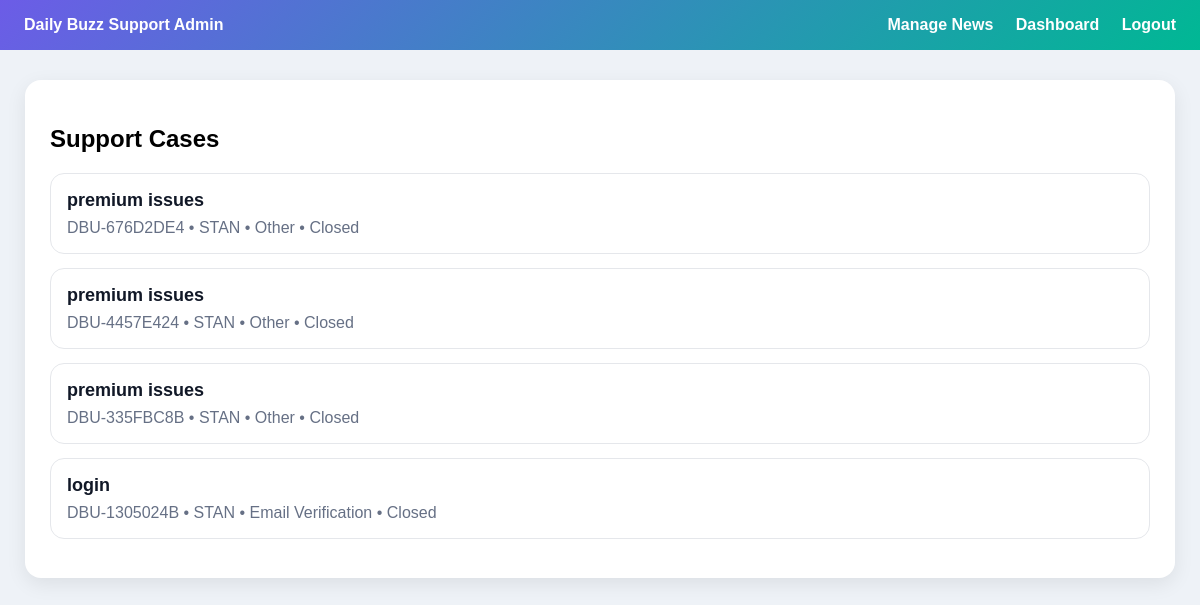
Screenshot of /dashboard/admin/support/ (signed in) with the database file from the repository.
### dashboard/models.py (models this page shows, shortened)
class SupportTicket(models.Model):
    ISSUE_CHOICES = [
        ('login', 'Login Problem'),
        ('password', 'Password Reset'),
        ('verification', 'Email Verification'),
        ('payment', 'Payment / Premium'),
        ('phone', 'Phone Number Change'),
        ('account', 'Account Deletion / Security'),
        ('news', 'News / Content Issue'),
        ('other', 'Other'),
    ]
    STATUS_CHOICES = [
        ('open', 'Open'),
        ('in_progress', 'In Progress'),
        ('resolved', 'Resolved'),
        ('closed', 'Closed'),
    ]
    user = models.ForeignKey(settings.AUTH_USER_MODEL, on_delete=models.CASCADE)
    case_number = models.CharField(max_length=30, unique=True)
    issue_type = models.CharField(max_length=30, choices=ISSUE_CHOICES)
    subject = models.CharField(max_length=200)
    message = models.TextField()
    ai_response = models.TextField(blank=True)
    escalated_to_human = models.BooleanField(default=False)
    status = models.CharField(max_length=20, choices=STATUS_CHOICES, default='open')
    user_unread_count = models.PositiveIntegerField(default=0)
    admin_unread_count = models.PositiveIntegerField(default=0)
    created_at = models.DateTimeField(auto_now_add=True)
    class Meta:
        ordering = ['-created_at']

### accounts/models.py (models this page shows, shortened)
class CustomUser(AbstractUser):
    COUNTRY_CHOICES = [
        ('KE', 'Kenya'),
        ('UG', 'Uganda'),
        ('TZ', 'Tanzania'),
        ('RW', 'Rwanda'),
        ('BI', 'Burundi'),
        ('ET', 'Ethiopia'),
        ('NG', 'Nigeria'),
        ('GH', 'Ghana'),
        ('ZA', 'South Africa'),
        ('US', 'United States'),
        ('UK', 'United Kingdom'),
        ('IN', 'India'),
        ('CA', 'Canada'),
    ]
    PHONE_CODE_CHOICES = [
        ('+254', 'Kenya (+254)'),
        ('+256', 'Uganda (+256)'),
        ('+255', 'Tanzania (+255)'),
        ('+250', 'Rwanda (+250)'),
        ('+257', 'Burundi (+257)'),
        ('+251', 'Ethiopia (+251)'),
        ('+234', 'Nigeria (+234)'),
        ('+233', 'Ghana (+233)'),
        ('+27', 'South Africa (+27)'),
        ('+1', 'USA/Canada (+1)'),
        ('+44', 'United Kingdom (+44)'),
        ('+91', 'India (+91)'),
    ]
    date_of_birth = models.DateField(null=True, blank=True)
    country = models.CharField(max_length=5, choices=COUNTRY_CHOICES, blank=True)
    address = models.CharField(max_length=255, blank=True)
    phone_code = models.CharField(max_length=6, choices=PHONE_CODE_CHOICES, blank=True)
    phone_number = models.CharField(
        max_length=20,
        blank=True,
        validators=[RegexValidator(r'^[0-9]+$', 'Phone number must contain digits only.')]
    )
    terms_accepted = models.BooleanField(default=False)
    email_verified = models.BooleanField(default=False)
    is_premium = models.BooleanField(default=False)
    premium_since = models.DateTimeField(null=True, blank=True)
    premium_revoked = models.BooleanField(default=False)
    premium_revoke_reason = models.CharField(max_length=255, blank=True)

### dashboard/views.py (the view)
# urls.py: path('admin/support/', admin_support_list_view, name='admin_support_list'),
@staff_member_required
def admin_support_list_view(request):
    tickets = SupportTicket.objects.all()
    return render(request, 'dashboard/admin_support_list.html', {'tickets': tickets})

### templates/dashboard/admin_support_list.html (shortened to what this page needs)
<!DOCTYPE html>
<html lang="en">
<head>
</head>
<body>
    <div class="topbar">
        <div><strong>Daily Buzz Support Admin</strong></div>
        <div>
            <a href="{% url 'admin_news_list' %}">Manage News</a>
            <a href="{% url 'dashboard' %}">Dashboard</a>
            <a href="{% url 'logout' %}">Logout</a>
        </div>
    </div>
    <div class="container">
        <h2>Support Cases</h2>
        {% for ticket in tickets %}
            <div class="ticket">
                <div>
                    <a href="{% url 'admin_support_detail' ticket.id %}">{{ ticket.subject }}</a>
                    <div class="meta">
                        {{ ticket.case_number }} • {{ ticket.user.username }} • {{ ticket.get_issue_type_display }} • {{ ticket.get_status_display }}
                    </div>
                </div>
            </div>
        {% empty %}
            <p>No support cases yet.</p>
        {% endfor %}
    </div>
</body>
</html>

### templates/dashboard/admin_support_list.html (style rules this page uses)
body { font-family: Arial, sans-serif; background: #eef2f7; margin: 0; }
.topbar { background: linear-gradient(135deg, #6c5ce7, #00b894); color: white; padding: 16px 24px; display: flex; justify-content: space-between; }
.topbar a { color: white; text-decoration: none; margin-left: 18px; font-weight: bold; }
.container { max-width: 1100px; margin: 30px auto; background: white; padding: 25px; border-radius: 16px; box-shadow: 0 6px 20px rgba(0,0,0,0.08); }
.ticket { border: 1px solid #e5e7eb; border-radius: 14px; padding: 16px; margin-bottom: 14px; display: flex; justify-content: space-between; align-items: center; gap: 16px; }
.ticket a { text-decoration: none; color: #111827; font-weight: bold; font-size: 18px; }
.meta { color: #667085; margin-top: 8px; }

### rows the page displays
SupportTicket: subject "premium issues", case_number "DBU-676D2DE4", user.username "STAN", issue_type "Other", status "Closed"
SupportTicket: subject "premium issues", case_number "DBU-4457E424", user.username "STAN", issue_type "Other", status "Closed"
SupportTicket: subject "premium issues", case_number "DBU-335FBC8B", user.username "STAN", issue_type "Other", status "Closed"
SupportTicket: subject "login", case_number "DBU-1305024B", user.username "STAN", issue_type "Email Verification", status "Closed"
